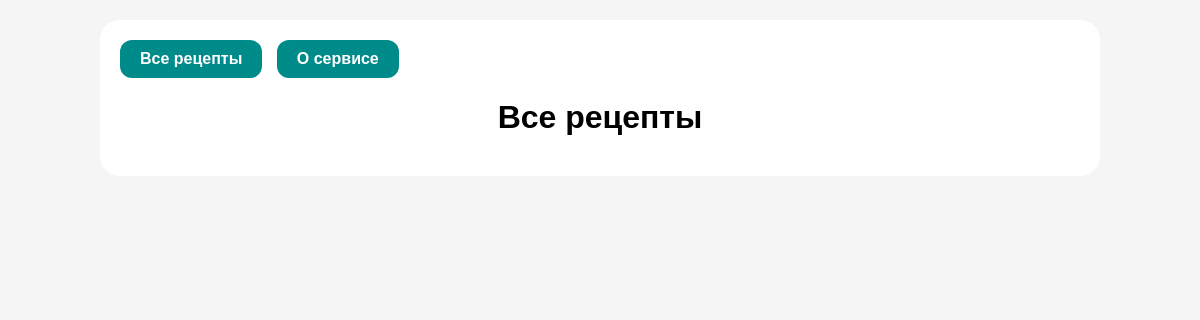
Before: / with the older database file.
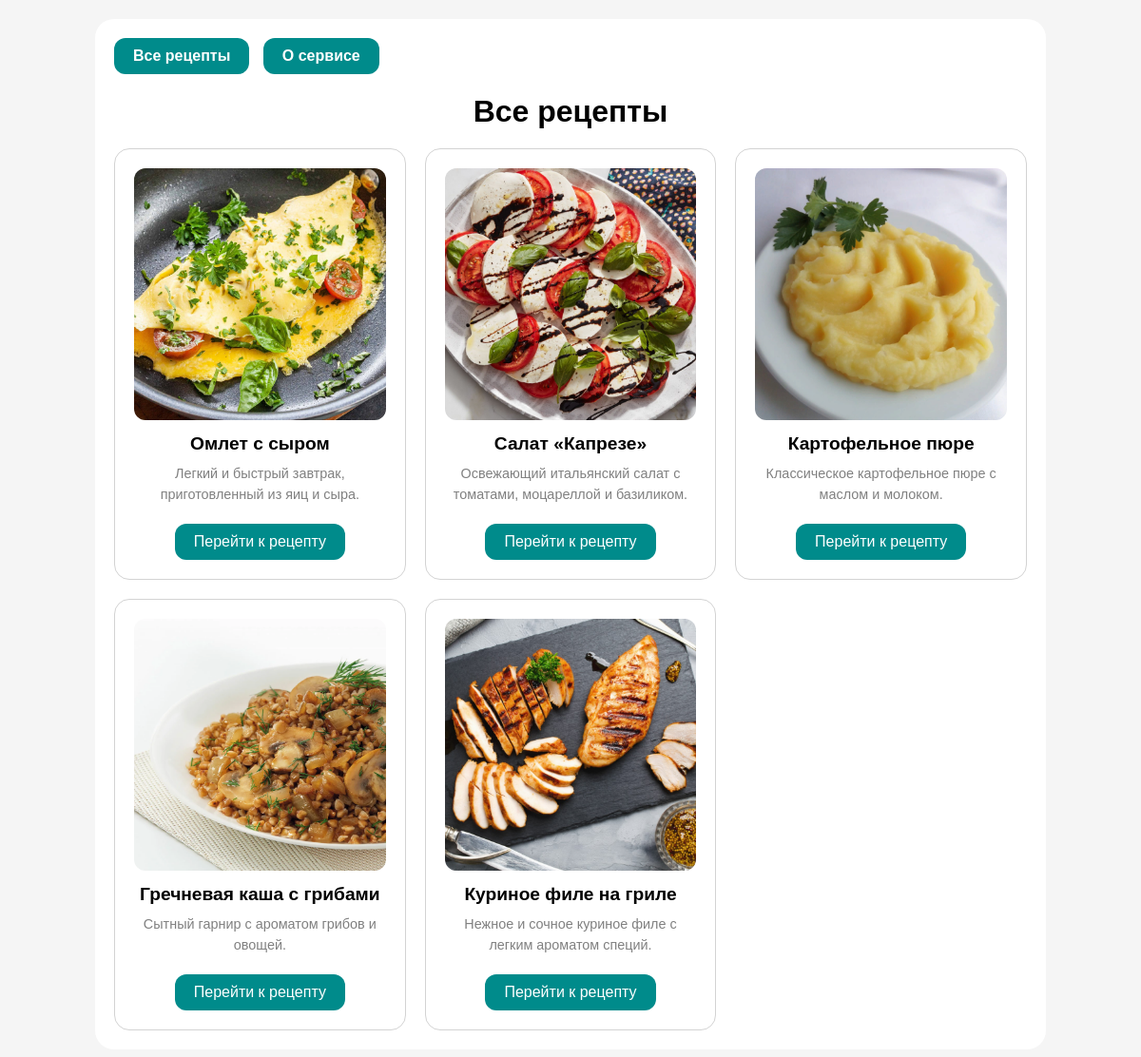
After: the same page with the newer database file.
### recipe_catalog/models.py (models this page shows, shortened)
class Recipe(models.Model):
    title = models.CharField(max_length=200, verbose_name="Название рецепта")
    image = models.ImageField(upload_to='recipes/', blank=True, null=True, verbose_name="Изображение")
    summary = models.TextField(verbose_name="Описание", blank=True)
    instructions = models.TextField(verbose_name="Рецепт", blank=True)

### recipe_catalog/views.py (the view)
# urls.py: path('', views.recipe_list, name='recipe_list'),
def recipe_list(request):
    recipes = Recipe.objects.all()
    return render(request, 'recipe_catalog/recipe_list.html', {'recipes': recipes})

### recipe_catalog/templates/recipe_catalog/recipe_list.html (shortened to what this page needs)
{% load static %}
<!DOCTYPE html>
<html lang="ru">
<head>
    <link rel="stylesheet" href="{% static 'recipe_catalog/styles.css' %}">
</head>
<body>
    <div class="container">
        <header>
            <nav>
                <a href="{% url 'recipe_list' %}">Все рецепты</a>
                <a href="{% url 'about' %}">О сервисе</a>
            </nav>
            <h1>Все рецепты</h1>
        </header>
        <div class="card-container">
            {% for recipe in recipes %}
            <div class="card">
                {% if recipe.image %}
                    <img src="{{ recipe.image.url }}" alt="{{ recipe.title }}">
                {% else %}
                    <img src="{% static 'default_image.jpg' %}" alt="Default Image">
                {% endif %}
                <h2>{{ recipe.title }}</h2>
                <p>{{ recipe.summary|truncatewords:20 }}</p>
                <a href="{% url 'recipe_detail' recipe.id %}">Перейти к рецепту</a>
            </div>
            {% endfor %}
        </div>
    </div>
</body>
</html>

### recipe_catalog/static/recipe_catalog/styles.css (style rules this page uses)
body { font-family: Arial, sans-serif; background-color: #f5f5f5; color: black; margin: 0; padding: 0; }
.container { width: 80%; max-width: 1200px; margin: 20px auto; padding: 20px; background-color: white; border-radius: 20px; }
nav a { display: inline-block; margin-right: 10px; padding: 10px 20px; text-decoration: none; color: white; background-color: darkcyan; border-radius: 12px; font-weight: bold; }
header h1 { text-align: center; margin-bottom: 20px; color: black; }
h2 { font-size: 24px; font-weight: bold; color: black; }
img { width: 100px; height: auto; margin-right: 15px; border-radius: 12px; }
p { font-size: 16px; line-height: 1.5; margin: 15px 0; color: black; }
.card-container { display: grid; grid-template-columns: repeat(3, 1fr); gap: 20px; }
.card { border: 1px solid lightgray; border-radius: 16px; padding: 20px; text-align: center; }
.card img { width: 100%; height: auto; border-radius: 12px; }
.card h2 { font-size: 1.2em; margin: 10px 0; }
.card p { font-size: 0.9em; color: gray; margin: 10px 0 20px; }
.card a { display: inline-block; padding: 10px 20px; color: white; background-color: darkcyan; text-decoration: none; border-radius: 12px; }

Changed rows visible on the page:
added Recipe: image (picture), title "Омлет с сыром", summary "Легкий и быстрый завтрак, приготовленный из яиц и сыра."
added Recipe: image (picture), title "Салат «Капрезе»", summary "Освежающий итальянский салат с томатами, моцареллой и базиликом."
added Recipe: image (picture), title "Картофельное пюре", summary "Классическое картофельное пюре с маслом и молоком."
added Recipe: image (picture), title "Гречневая каша с грибами", summary "Сытный гарнир с ароматом грибов и овощей."
added Recipe: image (picture), title "Куриное филе на гриле", summary "Нежное и сочное куриное филе с легким ароматом специй."
